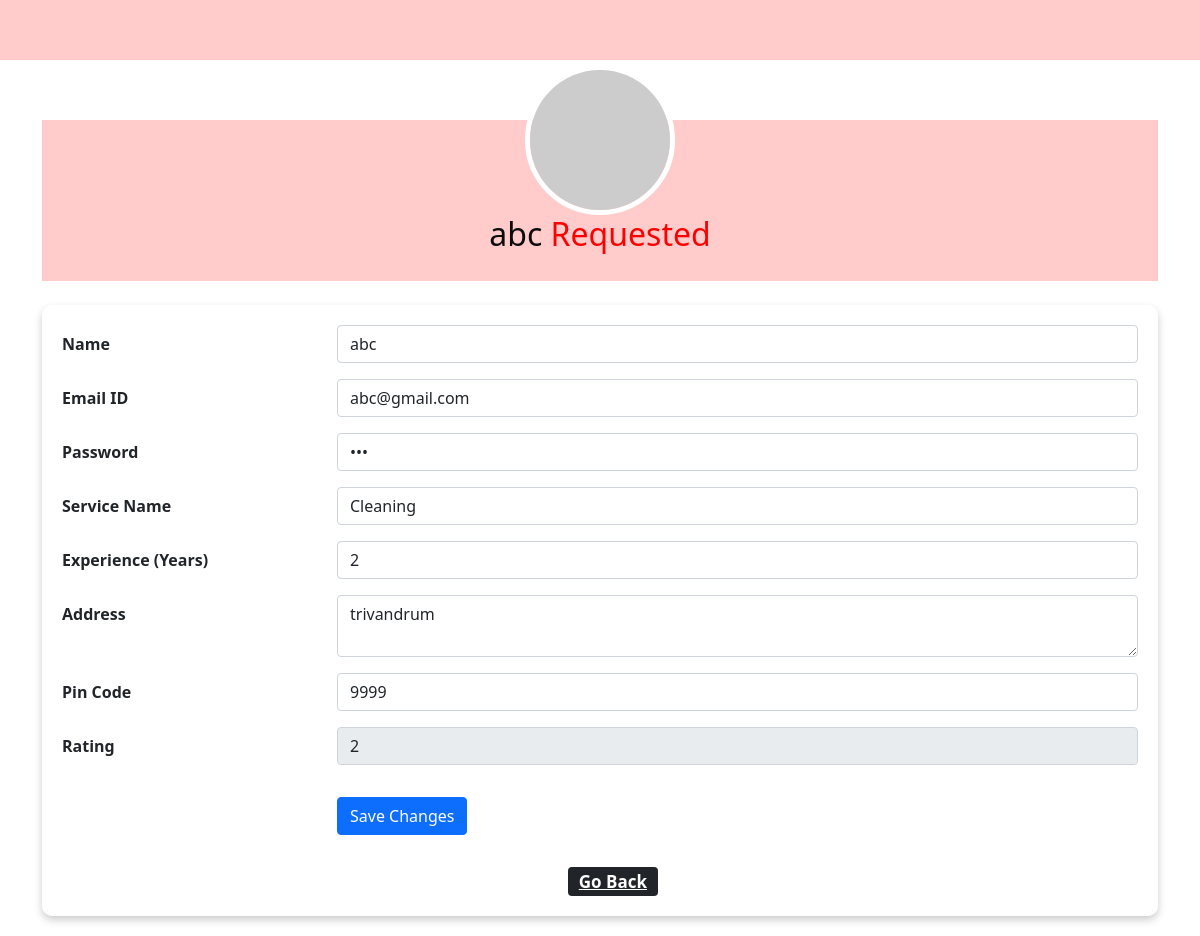
The app's page /prof_profile/1, older data.
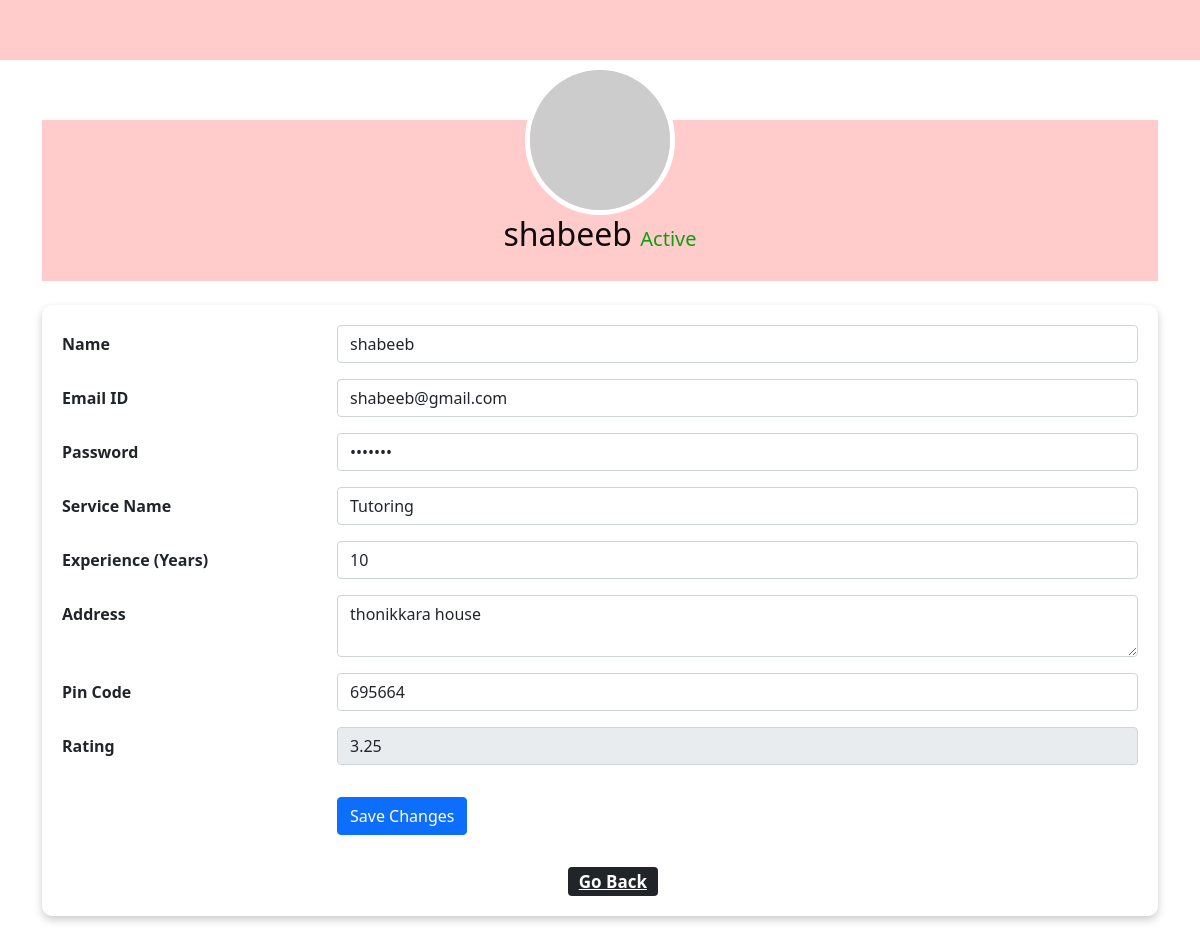
The same page, newer data.
### backend/models.py (models this page shows)
class Professional_Info(db.Model):
    __tablename__="professional_info"
    id=db.Column(db.Integer,primary_key=True)
    email_id=db.Column(db.String,unique=True,nullable=False)
    password=db.Column(db.String,nullable=False)
    full_name=db.Column(db.String,nullable=False)
    experience=db.Column(db.Integer,nullable=False)
    proof_doc=db.Column(db.String,nullable=False)
    address=db.Column(db.String,nullable=False)
    pin_code=db.Column(db.Integer,nullable=False)
    service_id=db.Column(db.Integer,db.ForeignKey("service.id"))
    rating=db.Column(db.Integer,default=0)
    price=db.Column(db.Integer,nullable=True)
    profile_status=db.Column(db.Integer,default=0) #not accepted yet=0 ,accepted=1
    blocked_status=db.Column(db.Integer,default=0) #not blocked=0, 1-blocked
    service_requests=db.relationship("Service_Request",cascade="all,delete",backref="professional_info",lazy=True)

class Service(db.Model):
    __tablename__="service"
    id=db.Column(db.Integer,primary_key=True)
    name=db.Column(db.String,nullable=False)
    basic_price=db.Column(db.Integer,nullable=False)
    Description=db.Column(db.String,nullable=False)
    professionals=db.relationship("Professional_Info",cascade="all,delete",backref="service",lazy=True)
    service_requests=db.relationship("Service_Request",cascade="all,delete",backref="service",lazy=True)

### backend/controller.py (the view, shortened to what this page needs)
@app.route('/prof_profile/<int:prof_id>',methods=['GET','POST'])
def prof_profile(prof_id):
    prof_obj=Professional_Info.query.get(prof_id)
    service_dict={service_obj.id:service_obj for service_obj in Service.query.all()}
    return render_template("professional_profile.html",prof_obj=prof_obj,service_dict=service_dict,msg="")

### templates/professional_profile.html (shortened to what the changed rows need)
<!DOCTYPE html>
<html lang="en">
    <head>
        <link rel="stylesheet" href="/static\styles\style.css">
        <link rel="stylesheet" href="/static\styles\profile.css">
        <link href="https://cdn.jsdelivr.net/npm/bootstrap@5.0.2/dist/css/bootstrap.min.css" rel="stylesheet">
    </head>
    <body>
        <div class="container">
            <div class="profile-header">
                <img src="https://via.placeholder.com/150" alt="Profile Picture" class="profile-img">
                <h2>{{prof_obj.full_name}} {% if prof_obj.profile_status==0 %}<span style="color: red;"> Requested </span>{% else %}<span style="color: rgb(15, 157, 15);font-size: 20px;">Active {% endif %}</span></h2>
            </div>
            <div class="profile-content mt-4">
                <form action="/prof_profile/{{prof_obj.id}}" method="POST">
                    <div class="row mb-3">
                        <div class="col-sm-9">
                            <input type="text" class="form-control" name="name" id="name" value="{{prof_obj.full_name}}">
                        </div>
                    </div>
                    <div class="row mb-3">
                        <div class="col-sm-9">
                            <input type="email" class="form-control" name="email" id="email" value="{{prof_obj.email_id}}">
                        </div>
                    </div>
                    <div class="row mb-3">
                        <div class="col-sm-9">
                            <input type="password" class="form-control" name="password" id="password" value="{{prof_obj.password}}">
                        </div>
                    </div>
                    <div class="row mb-3">
                        <div class="col-sm-9">
                            <input type="text" class="form-control" name="service" id="service" value="{{service_dict[prof_obj.service_id].name}}">
                        </div>
                    </div>
                    <div class="row mb-3">
                        <div class="col-sm-9">
                            <input type="number" class="form-control" name="experience" id="experience" value="{{prof_obj.experience}}">
                        </div>
                    </div>
                    <div class="row mb-3">
                        <div class="col-sm-9">
                            <textarea class="form-control" name="address" id="address" rows="2" >{{prof_obj.address}}</textarea>
                        </div>
                    </div>
                    <div class="row mb-3">
                        <div class="col-sm-9">
                            <input type="text" class="form-control" name="pincode" id="pincode" value="{{prof_obj.pin_code}}">
                        </div>
                    </div>
                    <div class="row mb-3">
                        <div class="col-sm-9">
                            <input type="number" class="form-control" name="rating" id="rating" value="{{prof_obj.rating}}" disabled>
                        </div>
                    </div>
                </form><br>
            </div>
        </div>
    </body>
</html>

Row changes from the older to the newer data that the page shows:
removed Service: service "Cleaning"
changed Professional_Info: full_name "abc" → "shabeeb"; profile_status 0 → 1 (drawn); name "abc" → "shabeeb"; email "abc@gmail.com" → "shabeeb@gmail.com"; experience "2" → "10"; address "trivandrum" → "thonikkara house"; pincode "9999" → "695664"; rating "2" → "3.25"
now on this page (row unchanged): Service: service "Tutoring"
Text that changed along with them:
text no longer shown: "Requested"
text now shown: "Active"
